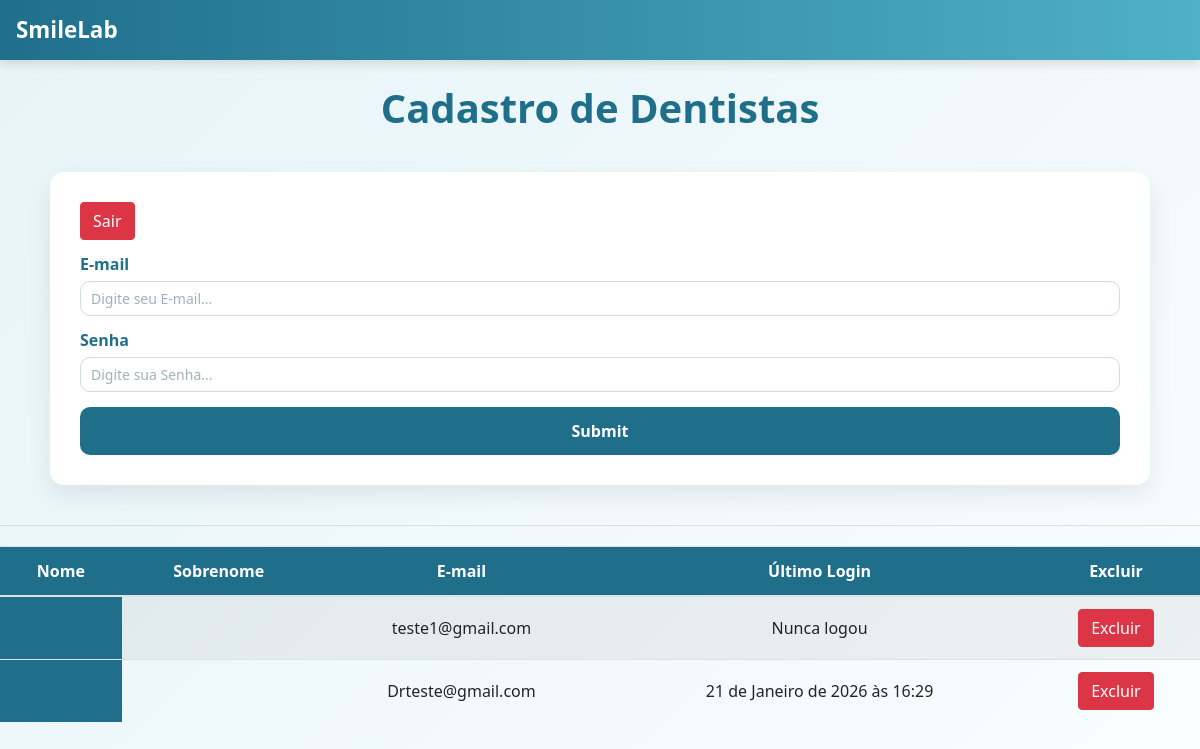
The page /auth/cadastrar_dentistas/ on the database as committed earlier.
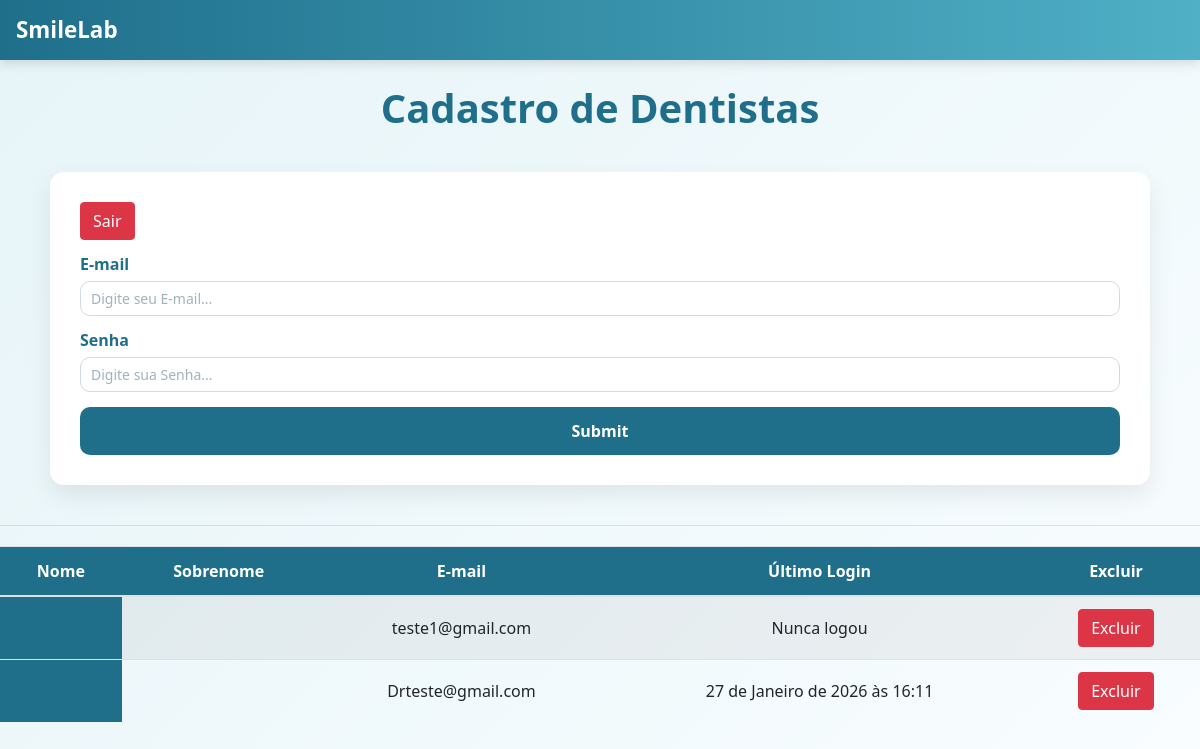
The same page on the database as committed later.
### usuarios/models.py (models this page shows)
class Users(AbstractUser):
    choices_cargo = (('D', 'Dentista'), ('S', 'Secretária'), ('A', 'Admin'))
    cargo = models.CharField(max_length=1, choices=choices_cargo)

### usuarios/views.py (the view, shortened to what this page needs)
# urls.py: path('cadastrar_dentistas/', views.cadastrar_dentistas, name='cadastrar_dentistas'),
@has_permission_decorator('cadastrar_dentistas')
def cadastrar_dentistas(request):
    if request.method == "GET":
        dentistas = Users.objects.filter(cargo="D")
        return render(request, 'cadastrar_dentistas.html', {'dentistas': dentistas})

### usuarios/templates/cadastrar_dentistas.html (shortened to what this page needs)
{% extends 'base.html' %}
{% block 'body' %}
<br>
<h1>Cadastro de Dentistas</h1>
<div class = "container">
<a href="{% url 'sair' %}" class="btn btn-danger">Sair</a>
    <form action = "{% url 'cadastrar_dentistas' %}" method="POST"> {% csrf_token %}
        <label>E-mail</label>
        <input type="email" placeholder="Digite seu E-mail..." name="email" class="form-control">
        <br>
        <label>Senha</label>
        <input type="password" placeholder="Digite sua Senha..." name="senha" class="form-control">
        <br>
        <input type="submit" class="btn btn-success">
        <br>
    </form>
</div>
 <hr>
 <table class="table table-striped">
  <thead>
    <tr>
      <th scope="col">Nome</th>
      <th scope="col">Sobrenome</th>
      <th scope="col">E-mail</th>
      <th scope="col">Último Login</th>
      <th scope="col">Excluir</th>
    </tr>
  </thead>
  <tbody>
    {%for dentista in dentistas %}
    <tr>
      <th scope="row">{{dentista.first_name}}</th>
        <td>{{dentista.last_name}}</td>
        <td>{{dentista.email}}</td>
        <td>{% if not dentista.last_login %}
                Nunca logou
            {% else %}
                 {{dentista.last_login}}
            {% endif %}
           </td>
        <td><a href="{%url 'excluir_dentista' dentista.id %}" class="btn btn-danger">Excluir</a></td>
    </tr>
    {% endfor %}
  </tbody>
</table>
{% endblock %}

Rows that differ between the two databases and show on the page:
changed Users "Drteste@gmail.com": last_login "21 de Janeiro de 2026 às 16:29" → "27 de Janeiro de 2026 às 16:11"
